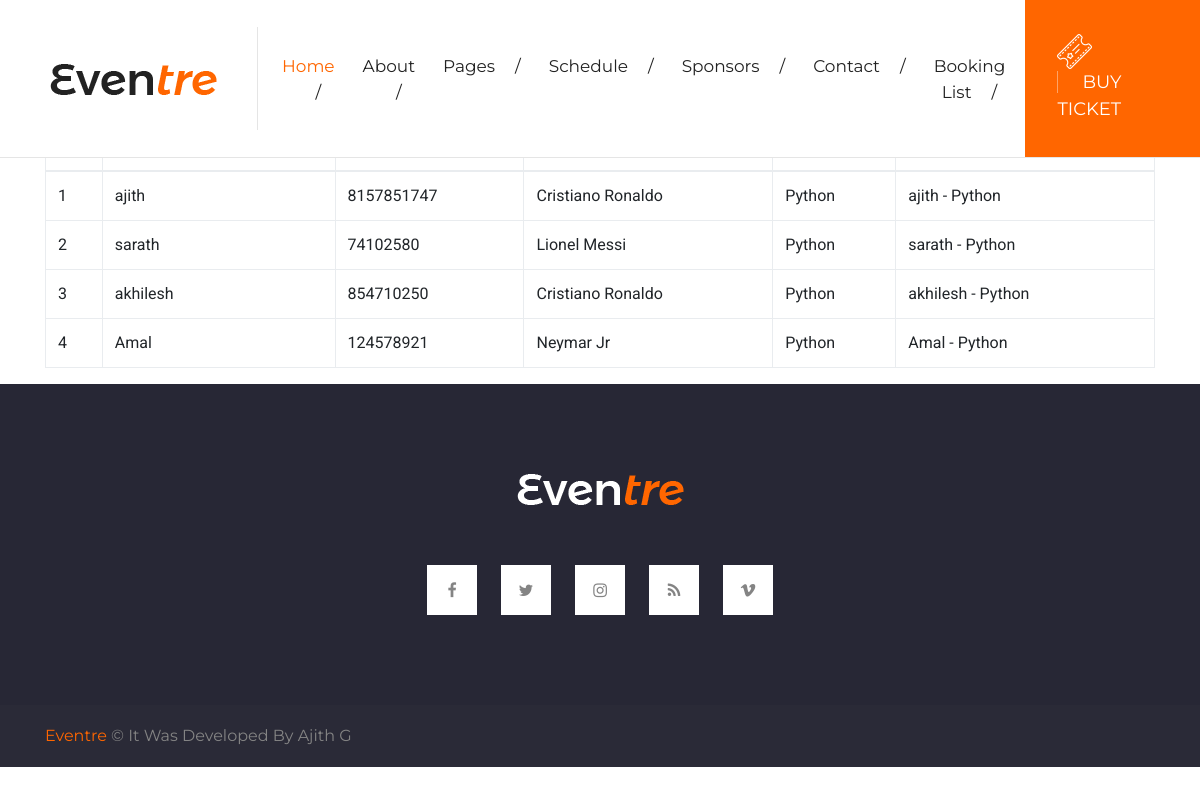
The page /booking_list/ on the database its author committed.
### eventapp/models.py (models this page shows, shortened)
class Booking(models.Model):
    customer_name = models.CharField(max_length=100)
    phone = models.CharField(max_length=15)
    speaker = models.ForeignKey(Speaker, on_delete=models.CASCADE)
    event = models.ForeignKey(Event, on_delete=models.CASCADE)

class Speaker(models.Model):
    name = models.CharField(max_length=100)
    age = models.PositiveIntegerField()
    specialize = models.CharField(max_length=100)
    image = models.ImageField(upload_to='speakers/')

class Event(models.Model):
    time = models.DateTimeField()
    speaker = models.ForeignKey(Speaker, on_delete=models.CASCADE)
    subject = models.CharField(max_length=200)
    venue = models.CharField(max_length=200)

### eventapp/views.py (the view)
# urls.py: path('booking_list/',views.booking_list, name='booking_list'),
def booking_list(request):
    events = Booking.objects.all()
    return render(request, 'booking_list.html', {'events': events})

### templates/booking_list.html (shortened to what this page needs)
{% extends 'index.html' %}
{% load static %}
{% block content %}
<section class="container mt-5">
    <h1 class="mb-4">Booking List</h1>
    <table class="table table-bordered table-hover">
        <thead>
            <tr>
                <th>#</th>
                <th>Customer Name</th>
                <th>Phone</th>
                <th>Speaker</th>
                <th>Event</th>
                <th>Booking Summary</th>
            </tr>
        </thead>
        <tbody>
            {% for booking in events %}
            <tr>
                <td>{{ forloop.counter }}</td>
                <td>{{ booking.customer_name }}</td>
                <td>{{ booking.phone }}</td>
                <td>{{ booking.speaker.name }}</td>
                <td>{{ booking.event.subject }}</td>
                <td>{{ booking.customer_name }} - {{ booking.event.subject }}</td>
            </tr>
            {% empty %}
            <tr>
                <td colspan="6" class="text-center">No bookings found</td>
            </tr>
            {% endfor %}
        </tbody>
    </table>
</section>
{% endblock %}

### static/css/style.css (style rules this page uses)
html { font-size: 16px; }
body { font-family: "Roboto", sans-serif; -webkit-font-smoothing: antialiased; }
h1, h2, h3, h4, h5, h6 { font-family: "Montserrat", sans-serif; color: #222222; font-weight: 600; }
h1 { font-size: 2.8rem; }

### rows shown on the page
Booking: customer_name "ajith", phone "8157851747", speaker.name "Cristiano Ronaldo", event.subject "Python"
Booking: customer_name "sarath", phone "74102580", speaker.name "Lionel Messi", event.subject "Python"
Booking: customer_name "akhilesh", phone "854710250", speaker.name "Cristiano Ronaldo", event.subject "Python"
Booking: customer_name "Amal", phone "124578921", speaker.name "Neymar Jr", event.subject "Python"
